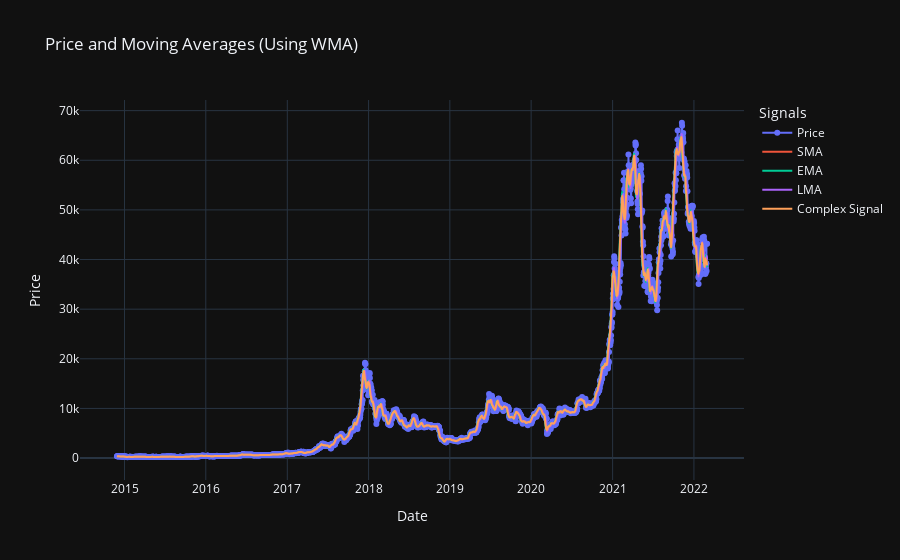

Here is the notebook cell this chart was saved with:
### Code cell
# Add this code to a new cell in the notebook

import plotly.graph_objects as go
from datasets.kaggle import KaggleDataset
from signals import sma_filter, lma_filter, ema_filter, wma_signal, complex_signal
import pandas as pd

def plot_signals_with_wma(data: pd.DataFrame, window_size=10):
    """
    Plots the price along with EMA, SMA, LMA, and complex signals using the wma function.
    
    :param data: Pandas DataFrame containing 'date' and 'close' columns.
    :param window_size: Window size for the moving averages.
    """
    # Extract price series
    price = data['close'].values
    date = data['date'].values

    # Calculate SMA, EMA, and LMA using the wma function
    sma = wma_signal(price , sma_filter(window_size))
    ema = wma_signal(price , ema_filter(window_size, 2 / (window_size + 1)))
    lma = wma_signal(price, lma_filter(window_size))

    # Calculate complex signal
    complex_sig = complex_signal(price, 0.5, 0, 0.5, window_size, window_size, window_size, 2 / (window_size + 1))

    fig = go.Figure()
    fig.add_trace(go.Scatter(x=date, y=price, mode='lines+markers', name='Price', line_shape='spline'))
    fig.add_trace(go.Scatter(x=date, y=sma, mode='lines', name='SMA', line_shape='spline'))
    fig.add_trace(go.Scatter(x=date, y=ema, mode='lines', name='EMA', line_shape='spline'))
    fig.add_trace(go.Scatter(x=date, y=lma, mode='lines', name='LMA', line_shape='spline'))
    fig.add_trace(go.Scatter(x=date, y=complex_sig, mode='lines', name='Complex Signal', line_shape='spline'))

    fig.update_layout(
        title="Price and Moving Averages (Using WMA)",
        xaxis_title="Date",
        yaxis_title="Price",
        legend_title="Signals",
        template="plotly_dark"
    )

    fig.show()

# Example usage:
dataset = KaggleDataset(timescale="Daily")
# data = dataset.df
plot_signals_with_wma(dataset.df, window_size=10)

### Figure 1 — Plotly figure (JSON) as saved in the notebook; plotly's stock layout.template omitted (floating-point values rounded to 4 significant figures; data arrays with more than 128 entries replaced by an {"elided": "..."} marker saying what was removed)
{"data": [{"line": {"shape": "spline"}, "mode": "lines+markers", "name": "Price", "type": "scatter", "x": {"elided": "2651 str values"}, "y": {"elided": "2651 float values"}}, {"line": {"shape": "spline"}, "mode": "lines", "name": "SMA", "type": "scatter", "x": {"elided": "2651 str values"}, "y": {"elided": "2651 float values"}}, {"line": {"shape": "spline"}, "mode": "lines", "name": "EMA", "type": "scatter", "x": {"elided": "2651 str values"}, "y": {"elided": "2651 float values"}}, {"line": {"shape": "spline"}, "mode": "lines", "name": "LMA", "type": "scatter", "x": {"elided": "2651 str values"}, "y": {"elided": "2651 float values"}}, {"line": {"shape": "spline"}, "mode": "lines", "name": "Complex Signal", "type": "scatter", "x": {"elided": "2651 str values"}, "y": {"elided": "2651 float values"}}], "layout": {"legend": {"title": {"text": "Signals"}}, "title": {"text": "Price and Moving Averages (Using WMA)"}, "xaxis": {"title": {"text": "Date"}}, "yaxis": {"title": {"text": "Price"}}}}
